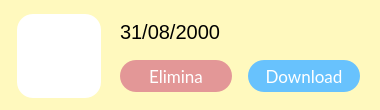
  <widget class="QWidget" name="widget_3" native="true">
   <property name="geometry">
    <rect>
     <x>50</x>
     <y>620</y>
     <width>380</width>
     <height>110</height>
    </rect>
   </property>
   <property name="minimumSize">
    <size>
     <width>100</width>
     <height>110</height>
    </size>
   </property>
   <property name="maximumSize">
    <size>
     <width>16777215</width>
     <height>116</height>
    </size>
   </property>
   <property name="styleSheet">
    <string notr="true">border-radius: 22px;
background-color:#fff9be;
border-width:0px;</string>
   </property>
   <widget class="QLabel" name="immagineLabel_19">
    <property name="geometry">
     <rect>
      <x>17</x>
      <y>14</y>
      <width>84</width>
      <height>84</height>
     </rect>
    </property>
    <property name="sizePolicy">
     <sizepolicy hsizetype="MinimumExpanding" vsizetype="MinimumExpanding">
      <horstretch>0</horstretch>
      <verstretch>0</verstretch>
     </sizepolicy>
    </property>
    <property name="minimumSize">
     <size>
      <width>84</width>
      <height>84</height>
     </size>
    </property>
    <property name="maximumSize">
     <size>
      <width>84</width>
      <height>84</height>
     </size>
    </property>
    <property name="styleSheet">
     <string notr="true">border-radius: 16px;
background-color: rgba(255, 255, 255, 255);</string>
    </property>
    <property name="text">
     <string/>
    </property>
    <property name="pixmap">
     <pixmap resource="res/res.qrc">:/icons/save_FILL1_wght600_GRAD200_opsz48_risultato.png</pixmap>
    </property>
    <property name="scaledContents">
     <bool>true</bool>
    </property>
    <property name="alignment">
     <set>Qt::AlignCenter</set>
    </property>
    <property name="margin">
     <number>10</number>
    </property>
    <property name="indent">
     <number>10</number>
    </property>
   </widget>
   <widget class="QLabel" name="titoloLabel_8">
    <property name="geometry">
     <rect>
      <x>120</x>
      <y>16</y>
      <width>251</width>
      <height>31</height>
     </rect>
    </property>
    <property name="styleSheet">
     <string notr="true">font-size: 20px;
text-align: left;
background-color: rgba(255, 255, 255,0);
</string>
    </property>
    <property name="text">
     <string>31/08/2000</string>
    </property>
    <property name="alignment">
     <set>Qt::AlignLeading|Qt::AlignLeft|Qt::AlignVCenter</set>
    </property>
   </widget>
   <widget class="QLabel" name="immagineLabel_20">
    <property name="geometry">
     <rect>
      <x>330</x>
      <y>8</y>
      <width>32</width>
      <height>32</height>
     </rect>
    </property>
    <property name="sizePolicy">
     <sizepolicy hsizetype="MinimumExpanding" vsizetype="MinimumExpanding">
      <horstretch>0</horstretch>
      <verstretch>0</verstretch>
     </sizepolicy>
    </property>
    <property name="minimumSize">
     <size>
      <width>32</width>
      <height>32</height>
     </size>
    </property>
    <property name="maximumSize">
     <size>
      <width>84</width>
      <height>84</height>
     </size>
    </property>
    <property name="styleSheet">
     <string notr="true">
background-color: rgba(255, 255, 255, 0);</string>
    </property>
    <property name="text">
     <string/>
    </property>
    <property name="pixmap">
     <pixmap resource="res/res.qrc">:/icons/folder_open_FILL1_wght600_GRAD200_opsz48_risultato.png</pixmap>
    </property>
    <property name="scaledContents">
     <bool>true</bool>
    </property>
    <property name="alignment">
     <set>Qt::AlignCenter</set>
    </property>
    <property name="margin">
     <number>0</number>
    </property>
    <property name="indent">
     <number>0</number>
    </property>
   </widget>
   <widget class="QLabel" name="immagineLabel_21">
    <property name="geometry">
     <rect>
      <x>290</x>
      <y>8</y>
      <width>32</width>
      <height>32</height>
     </rect>
    </property>
    <property name="sizePolicy">
     <sizepolicy hsizetype="MinimumExpanding" vsizetype="MinimumExpanding">
      <horstretch>0</horstretch>
      <verstretch>0</verstretch>
     </sizepolicy>
    </property>
    <property name="minimumSize">
     <size>
      <width>32</width>
      <height>32</height>
     </size>
    </property>
    <property name="maximumSize">
     <size>
      <width>84</width>
      <height>84</height>
     </size>
    </property>
    <property name="styleSheet">
     <string notr="true">
background-color: rgba(255, 255, 255, 0);</string>
    </property>
    <property name="text">
     <string/>
    </property>
    <property name="pixmap">
     <pixmap resource="res/res.qrc">:/icons/cloud_upload_FILL1_wght600_GRAD200_opsz48_risultato.png</pixmap>
    </property>
    <property name="scaledContents">
     <bool>true</bool>
    </property>
    <property name="alignment">
     <set>Qt::AlignCenter</set>
    </property>
    <property name="margin">
     <number>0</number>
    </property>
    <property name="indent">
     <number>0</number>
    </property>
   </widget>
   <widget class="QPushButton" name="reduceButton">
    <property name="geometry">
     <rect>
      <x>248</x>
      <y>60</y>
      <width>112</width>
      <height>32</height>
     </rect>
    </property>
    <property name="font">
     <font>
      <family>Lato</family>
      <pointsize>13</pointsize>
      <weight>50</weight>
      <italic>false</italic>
      <bold>false</bold>
     </font>
    </property>
    <property name="cursor">
     <cursorShape>PointingHandCursor</cursorShape>
    </property>
    <property name="autoFillBackground">
     <bool>false</bool>
    </property>
    <property name="styleSheet">
     <string notr="true">QPushButton{
 background-color:rgb(104, 194, 253);
 border-style: solid;
 border-radius:16px;
color: rgb(255, 255, 255);
	font: 13pt &quot;Lato&quot;;
}

QPushButton::hover{


	border-color : rgb(15, 138, 204);
	color: white;
border-width:0;
}

QPushButton::pressed{
	border-color:rgb(104, 194, 253);
	border-width:2;
	background-color : white;
	color:rgb(104, 194, 253);
}
</string>
    </property>
    <property name="text">
     <string>Download</string>
    </property>
   </widget>
   <widget class="QPushButton" name="exitButton">
    <property name="geometry">
     <rect>
      <x>120</x>
      <y>60</y>
      <width>112</width>
      <height>32</height>
     </rect>
    </property>
    <property name="font">
     <font>
      <family>Lato</family>
      <pointsize>13</pointsize>
      <weight>50</weight>
      <italic>false</italic>
      <bold>false</bold>
     </font>
    </property>
    <property name="cursor">
     <cursorShape>PointingHandCursor</cursorShape>
    </property>
    <property name="autoFillBackground">
     <bool>false</bool>
    </property>
    <property name="styleSheet">
     <string notr="true">QPushButton{
 background-color:#e39797;
 border-style: solid;
 border-radius:16px;
color: rgb(255, 255, 255);
	font: 13pt &quot;Lato&quot;;
}

QPushButton::hover{


	border-color : rgb(15, 138, 204);
	color: white;
border-width:0;
}

QPushButton::pressed{
	border-color:#e39797;
	border-width:2;
	background-color : white;
	color:rgb(104, 194, 253);
}
</string>
    </property>
    <property name="text">
     <string>Elimina</string>
    </property>
   </widget>
  </widget>
